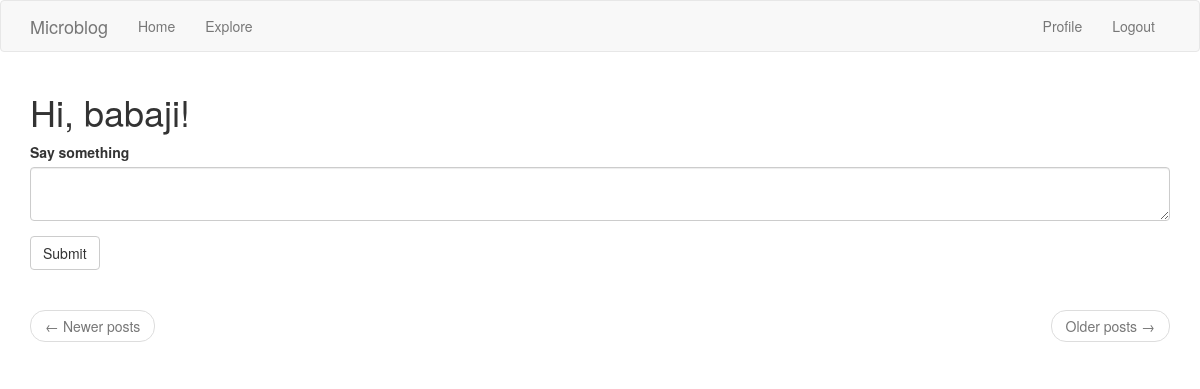
Page /index (signed in) on the earlier database version.
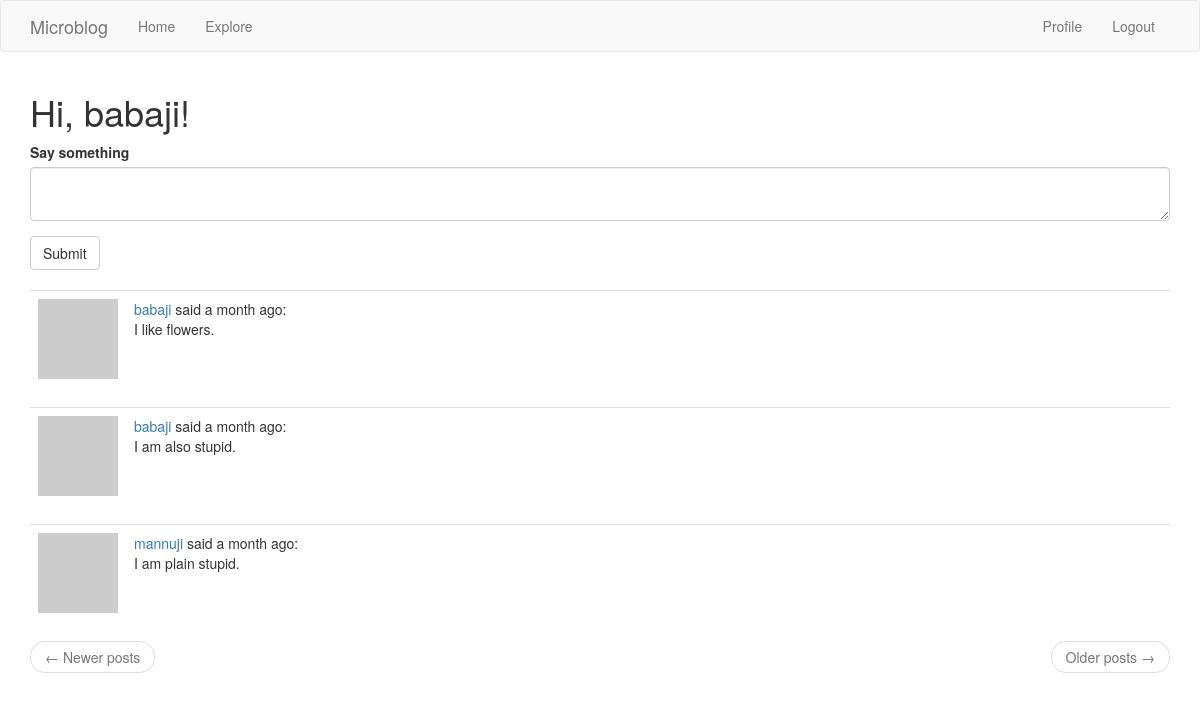
Same page on the later database version.
### app/models.py (models this page shows, shortened)
class User(UserMixin, db.Model):
    id = db.Column(db.Integer, primary_key=True)
    username = db.Column(db.String(64), index=True, unique=True)
    email = db.Column(db.String(120), index=True, unique=True)
    passowrd_hash = db.Column(db.String(128))
    about_me = db.Column(db.String(140))
    last_seen = db.Column(
        db.DateTime, default=datetime.utcnow
    )  # Passing the function, not calling it
    posts = db.relationship("Post", backref="author", lazy="dynamic")
    followed = db.relationship(
        "User",
        secondary=followers,  # configures the association table i.e. followers
        primaryjoin=(followers.c.follower_id == id),
        secondaryjoin=(followers.c.followed_id == id),
        backref=db.backref("followers", lazy="dynamic"),
        lazy="dynamic",
    )
    def avatar(self, size):  # see chapter 6
        digest = md5(
            self.email.lower().encode("utf-8")
        ).hexdigest()  # expects characters in lower case and in byte form.
        return "https://www.gravatar.com/avatar/{}?d=identicon&s={}".format(
            digest, size
        )  # s for size. d is to get default avatar, 'identicon' is the name of avatar
    def followed_posts(self):
        followed = Post.query.join(
            followers, (followers.c.followed_id == Post.user_id)
        ).filter(followers.c.follower_id == self.id)
        own = Post.query.filter_by(user_id=self.id)
        return followed.union(own).order_by(Post.timestamp.desc())

class Post(db.Model):
    id = db.Column(db.Integer, primary_key=True)
    body = db.Column(db.String(140))
    timestamp = db.Column(db.DateTime, index=True, default=datetime.utcnow)
    user_id = db.Column(db.Integer, db.ForeignKey("user.id"))

### app/routes.py (the view)
@app.route("/", methods=["GET", "POST"])
@app.route("/index", methods=["GET", "POST"])
@login_required
def index():
    user = {"username": "Miguel"}  # Not used after the introduction of database
    posts = [
        {"author": {"username": "John"}, "body": "Beautiful day in Portland!"},
        {"author": {"username": "Susan"}, "body": "The Avengers movie was so cool!"},
    ]
    form = PostForm()
    if form.validate_on_submit():
        post = Post(body=form.post.data, author=current_user)
        db.session.add(post)
        db.session.commit()
        flash("Your post is now live!")
        return redirect(url_for("index"))
    page = request.args.get("page", 1, type=int)
    posts = current_user.followed_posts().paginate(
        page, app.config["POSTS_PER_PAGE"], False
    )
    next_url = url_for("index", page=posts.next_num) if posts.has_next else None
    prev_url = url_for("index", page=posts.prev_num) if posts.has_prev else None
    return render_template(
        "index.html",
        title="Home",
        posts=posts.items,
        form=form,
        next_url=next_url,
        prev_url=prev_url,
    )

### app/forms.py
class PostForm(FlaskForm):
    post = TextAreaField(
        "Say something", validators=[DataRequired(), Length(min=1, max=140)]
    )
    submit = SubmitField("Submit")

### app/models.py (called while the page is built)
@login.user_loader
def load_user(id):
    return User.query.get(int(id))

### app/routes.py (called while the page is built)
@app.before_request
def before_request():
    if current_user.is_authenticated:
        current_user.last_seen = datetime.utcnow()
        db.session.commit()

### app/templates/index.html
{% extends "base.html" %}
{% import 'bootstrap/wtf.html' as wtf %}
{% block app_content %}
<h1>Hi, {{ current_user.username }}!</h1>
{% if form %}
{{ wtf.quick_form(form) }}
<br>
{%endif%}
{% for post in posts %}
{% include '_post.html' %}
{% endfor %}
<nav aria-label="...">
    <ul class="pager">
        <li class="previous{% if not prev_url %} disabled{% endif %}">
            <a href="{{ prev_url or '#' }}">
                <span aria-hidden="true">&larr;</span> Newer posts
            </a>
        </li>
        <li class="next{% if not next_url %} disabled{% endif %}">
            <a href="{{ next_url or '#' }}">
                Older posts <span aria-hidden="true">&rarr;</span>
            </a>
        </li>
    </ul>
</nav>
{% endblock %}

### app/templates/base.html (shortened to what this page needs)
{% extends 'bootstrap/base.html' %}
{% block navbar %}
<nav class="navbar navbar-default">
    <div class="container">
        <div class="navbar-header">
            <a class="navbar-brand" href="{{ url_for('index') }}">Microblog</a>
        </div>
        <div class="collapse navbar-collapse" id="bs-example-navbar-collapse-1">
            <ul class="nav navbar-nav">
                <li><a href="{{ url_for('index') }}">Home</a></li>
                <li><a href="{{ url_for('explore') }}">Explore</a></li>
            </ul>
            <ul class="nav navbar-nav navbar-right">
                {% if current_user.is_anonymous %}
                <li><a href="{{ url_for('login') }}">Login</a></li>
                {% else %}
                <li><a href="{{ url_for('user', username=current_user.username) }}">Profile</a></li>
                <li><a href="{{ url_for('logout') }}">Logout</a></li>
                {% endif %}
            </ul>
        </div>
    </div>
</nav>
{% endblock %}
{% block content %}
<div class="container">
    {% block app_content %}{% endblock %}
</div>
{% endblock %}

### app/templates/_post.html
<table class="table table-hover">
    <tr valign="top">
        <td width="70px">
            <a href="{{ url_for('user', username=post.author.username) }}">
                <img src="{{ post.author.avatar(36) }}">
            </a>
        </td>
        <td>
            <a href="{{ url_for('user', username=post.author.username) }}">
                {{ post.author.username }}
            </a>
            said {{ moment(post.timestamp).fromNow() }}:
            <br>
            {{ post.body }}
        </td>
    </tr>
</table>

Differences in the rows shown:
added Post: author.username "babaji", timestamp "a month ago", body "I like flowers."
added Post: author.username "babaji", timestamp "a month ago", body "I am also stupid."
added Post: author.username "mannuji", timestamp "a month ago", body "I am plain stupid."
